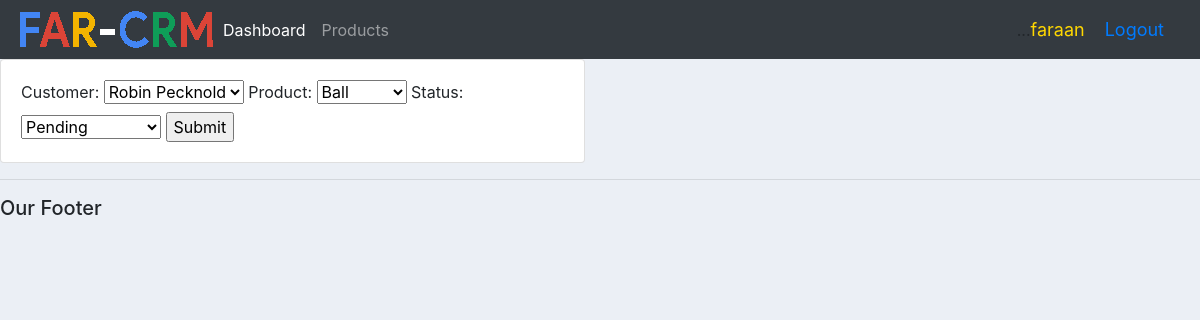
The page /update_order/1/ (signed in) on the database its author committed.
### accounts/models.py (models this page shows, shortened)
class Order(models.Model):
    STATUS = (
        ('Pending', 'Pending'),
        ('Out for delivery', 'Out for delivery'),
        ('Delivered', 'Delivered'),
        )
    customer = models.ForeignKey(Customer, null=True, on_delete = models.SET_NULL)
    product = models.ForeignKey(Product, null=True, on_delete = models.SET_NULL)
    date_created = models.DateTimeField(auto_now_add=True)
    status = models.CharField(max_length=200, null=True, choices=STATUS)

### accounts/decorators.py (the view)
        def wrapper_func(request, *args, **kwargs):
            group = None
            if request.user.groups.exists():
                group = request.user.groups.all()[0].name
            if group in allowed_roles:
                return view_func(request, *args, **kwargs)
            else:
                return HttpResponse('You are not authorized to view this page.')

### accounts/forms.py
class OrderForm(ModelForm):
    class Meta:
        model = Order
        fields = '__all__'

### accounts/models.py (called while the page is built)
    def __str__(self):
        return self.name

    def __str__(self):
        return self.name

### accounts/views.py (called while the page is built)
@login_required(login_url='login')
@allowed_users(allowed_roles=['admin'])
def updateOrder(request, pk):
    order = Order.objects.get(id=pk)
    form = OrderForm(instance=order)
    if request.method == 'POST':
        form = OrderForm(request.POST, instance=order)
        if form.is_valid():
            form.save()
            return redirect('/')
    context = {'form':form}
    return render(request, 'accounts/order_form.html', context)

### accounts/templates/accounts/order_form.html (shortened to what this page needs)
{% extends 'accounts/main.html' %}
{% load static %}
{% block content %}
<div class ="row">
    <div class="col-md-6">
        <div class="card card-body">
            <form action="" method= "post">
                {{form}}
                <input type="submit" name="Submit">
            </form>
        </div>
    </div>
</div>
{% endblock %}

### accounts/templates/accounts/navbar.html (shortened to what this page needs)
{% load static %}
<nav class="navbar navbar-expand-lg navbar-dark bg-dark">
    <img src="{% static 'images/farcrm.png' %}"/>
    <div class="collapse navbar-collapse" id="navbarSupportedContent">
      <ul class="navbar-nav mr-auto">
        <li class="nav-item active">
          <a class="nav-link" href="{% url 'home' %}">Dashboard <span class="sr-only">(current)</span></a>
        </li>
        <li class="nav-item">
          <a class="nav-link" href="{% url 'products' %}">Products</a>
        </li>
      </ul>
    </div>
    ...
      <span class="user-logout">{{request.user}}</span>
      <span class="user-logout"><a href="{% url 'logout' %}">Logout</a></span>
    </nav>

### static/css/main.css (style rules this page uses)
body { background-color: #ebeff5; }

### accounts/templates/accounts/navbar.html (style rules this page uses)
a:link { text-decoration: none; }
.user-logout { font-size: 18px; color:gold; margin-right: 20px; }

### rows shown on the page
Order: customer "Robin Pecknold", product "Ball", status "Pending"

### other values the page prints
{{ request.user }} "faraan"
